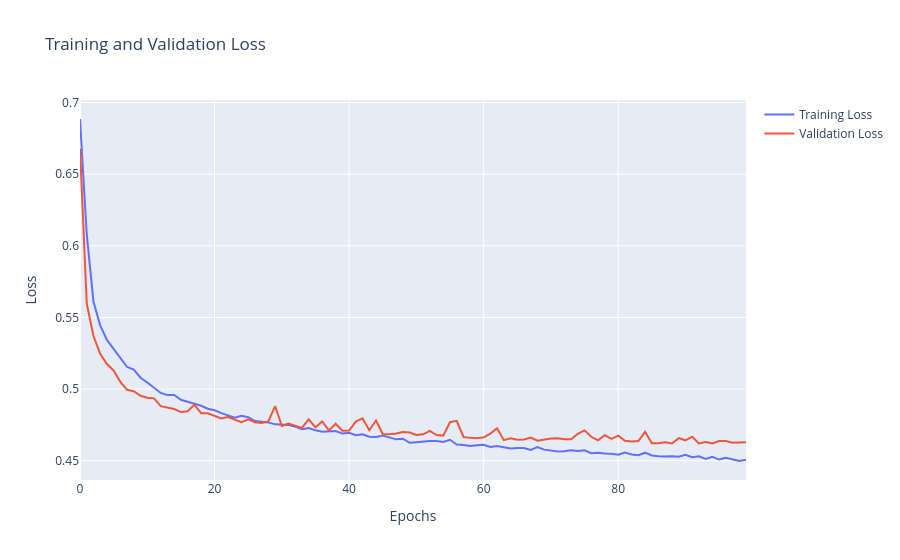

The notebook cell this image was saved under:
### Code cell
fig = go.Figure(data=[
    go.Scatter(y=history["loss"], name="Training Loss", mode="lines"),
    go.Scatter(y=history["val_loss"], name="Validation Loss", mode="lines")
])
fig.update_layout(title="Training and Validation Loss", xaxis_title="Epochs", yaxis_title="Loss")
fig.show()
